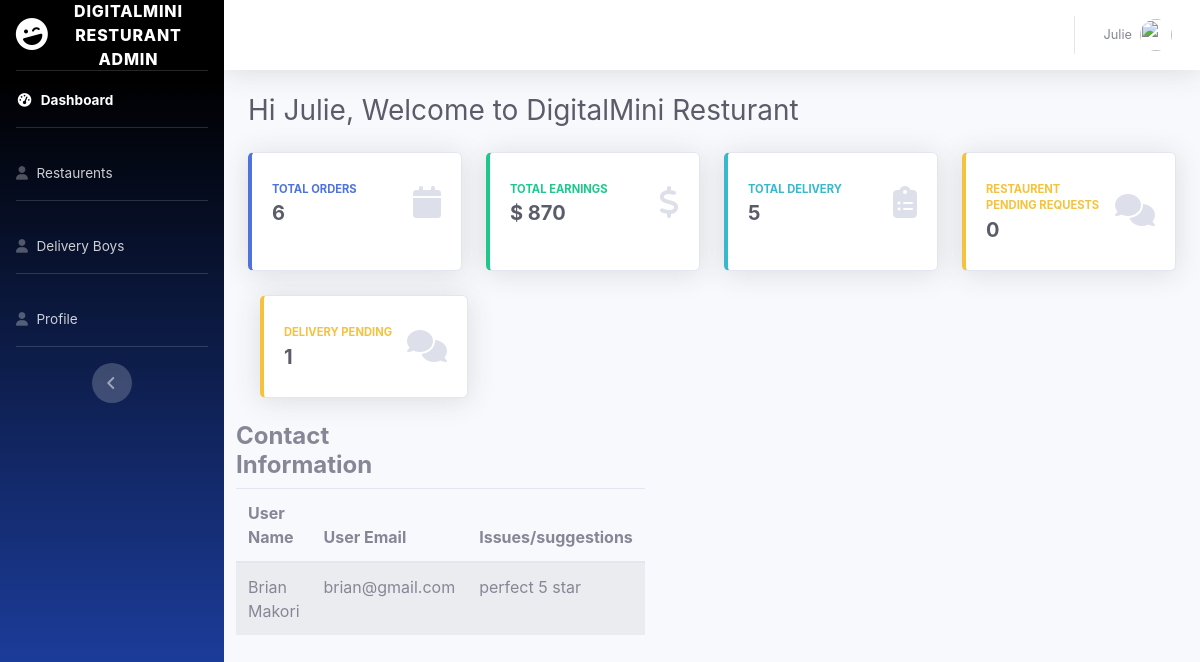
The page /admin/admin_index.php?signup=success (signed in) on the database its author committed.
### tables this page shows
CREATE TABLE `contact` (
  `id` int(11) NOT NULL,
  `username` varchar(30) NOT NULL,
  `email` varchar(45) NOT NULL,
  `textarea` text NOT NULL
);

### Admin/admin_index.php (the view, shortened to what this page needs)
<?php
 $sql = "SELECT * FROM foodorders ORDER BY orderid DESC;";
 $result = mysqli_query($con, $sql);
 $resultcheck = mysqli_num_rows($result);
 if ($resultcheck > 0) {
    $totalorder =  $resultcheck;
    $total = 0;
    while ($row = mysqli_fetch_assoc($result)) {
      $total += $row['totalprice'];
    }
  }
  $fire = "SELECT * FROM foodorders WHERE res_status = 'waiting';";
  $result = mysqli_query($con, $fire);
  $resultcheck = mysqli_num_rows($result);
  $q = "SELECT * FROM delivery WHERE delivery_status = 'delivered';";
  $results = mysqli_query($con, $q);
  $resultchecks = mysqli_num_rows($results);
  $deliveryresult = $resultchecks;
  $query = "SELECT * FROM delivery WHERE delivery_status = 'delivering';";
  $qresults = mysqli_query($con, $query);
  $qresultchecks = mysqli_num_rows($qresults);
  $qdeliveryresult = $qresultchecks;
?>
<!DOCTYPE html>
<html lang="en">
<head>
  <link href="css/sb-admin-2.min.css" rel="stylesheet">
</head>
<body id="page-top">
  <div id="wrapper">
    <ul class="navbar-nav bg-gradient-primary sidebar sidebar-dark accordion" id="accordionSidebar">
      <a class="sidebar-brand d-flex align-items-center justify-content-center" href="index.html">
        <div class="sidebar-brand-icon rotate-n-15">
          <i class="fas fa-laugh-wink"></i>
        </div>
        <div class="sidebar-brand-text mx-3">DigitalMini Resturant Admin</div>
      </a>
      <hr class="sidebar-divider my-0">
      <li class="nav-item active">
        <a class="nav-link" href="admin_index.php">
          <i class="fas fa-fw fa-tachometer-alt"></i>
          <span>Dashboard</span></a>
      </li>
      <hr class="sidebar-divider">
      <li class="nav-item">
        <a class="nav-link" href="admin_restaurent.php">
          <i class="fas fa-user"></i>
          <span>Restaurents</span></a>
      </li>
      <hr class="sidebar-divider">
      <li class="nav-item">
        <a class="nav-link" href="admin_dboy.php">
          <i class="fas fa-user"></i>
          <span>Delivery Boys</span></a>
      </li>
      <hr class="sidebar-divider">
      <li class="nav-item">
        <a class="nav-link" href="admin_profile.php">
          <i class="fas fa-user"></i>
          <span>Profile</span></a>
      </li>
      <hr class="sidebar-divider">
      <div class="text-center d-none d-md-inline">
        <button class="rounded-circle border-0" id="sidebarToggle"></button>
      </div>
    </ul>
    <div id="content-wrapper" class="d-flex flex-column">
      <div id="content">
        <nav class="navbar navbar-expand navbar-light bg-white topbar mb-4 static-top shadow">
          <ul class="navbar-nav ml-auto">
            <li class="nav-item dropdown no-arrow">
              <a class="nav-link dropdown-toggle" href="#" id="userDropdown" role="button" data-toggle="dropdown" aria-haspopup="true" aria-expanded="false">
                <span class="mr-2 d-none d-lg-inline text-gray-600 small"><?php echo $_SESSION['ad_uname']; ?></span>
                <img class="img-profile rounded-circle" src="https://source.unsplash.com/QAB-WJcbgJk/60x60">
              </a>
            </li>
          </ul>
        </nav>
        <div class="container-fluid">
          <h1 class="h3 mb-4 text-gray-800">Hi <?php echo $_SESSION['ad_uname']; ?>, Welcome to DigitalMini Resturant</h1>
          <div class="row">
            <div class="col-xl-3 col-md-6 mb-4">
              <div class="card border-left-primary shadow h-100 py-2">
                <div class="card-body">
                  <div class="row no-gutters align-items-center">
                    <div class="col mr-2">
                      <div class="text-xs font-weight-bold text-primary text-uppercase mb-1">Total Orders</div>
                      <div class="h5 mb-0 font-weight-bold text-gray-800"><?php echo $totalorder; ?></div>
                    </div>
                    <div class="col-auto">
                      <i class="fas fa-calendar fa-2x text-gray-300"></i>
                    </div>
                  </div>
                </div>
              </div>
            </div>
            <div class="col-xl-3 col-md-6 mb-4">
              <div class="card border-left-success shadow h-100 py-2">
                <div class="card-body">
                  <div class="row no-gutters align-items-center">
                    <div class="col mr-2">
                      <div class="text-xs font-weight-bold text-success text-uppercase mb-1">Total Earnings</div>
                      <div class="h5 mb-0 font-weight-bold text-gray-800">&#36; <?php echo $total; ?></div>
                    </div>
                    <div class="col-auto">
                      <i class="fas fa-dollar-sign fa-2x text-gray-300"></i>
                    </div>
                  </div>
                </div>
              </div>
            </div>
            <div class="col-xl-3 col-md-6 mb-4">
              <div class="card border-left-info shadow h-100 py-2">
                <div class="card-body">
                  <div class="row no-gutters align-items-center">
                    <div class="col mr-2">
                      <div class="text-xs font-weight-bold text-info text-uppercase mb-1">Total Delivery</div>
                      <div class="row no-gutters align-items-center">
                        <div class="col-auto">
                          <div class="h5 mb-0 mr-3 font-weight-bold text-gray-800"><?php echo $deliveryresult; ?></div>
                        </div>
                      </div>
                    </div>
                    <div class="col-auto">
                      <i class="fas fa-clipboard-list fa-2x text-gray-300"></i>
                    </div>
                  </div>
                </div>
              </div>
            </div>
            <div class="col-xl-3 col-md-6 mb-4">
              <div class="card border-left-warning shadow h-100 py-2">
                <div class="card-body">
                  <div class="row no-gutters align-items-center">
                    <div class="col mr-2">
                      <div class="text-xs font-weight-bold text-warning text-uppercase mb-1">Restaurent Pending Requests</div>
                      <div class="h5 mb-0 font-weight-bold text-gray-800"><?php echo $resultcheck; ?></div>
                    </div>
                    <div class="col-auto">
                      <i class="fas fa-comments fa-2x text-gray-300"></i>
                    </div>
                  </div>
                </div>
              </div>
            </div>
          </div>
            <div class="col-xl-3 col-md-6 mb-4">
              <div class="card border-left-warning shadow h-100 py-2">
                <div class="card-body">
                  <div class="row no-gutters align-items-center">
                    <div class="col mr-2">
                      <div class="text-xs font-weight-bold text-warning text-uppercase mb-1">Delivery Pending</div>
                      <div class="h5 mb-0 font-weight-bold text-gray-800"><?php echo $qdeliveryresult; ?></div>
                    </div>
                    <div class="col-auto">
                      <i class="fas fa-comments fa-2x text-gray-300"></i>
                    </div>
                  </div>
                </div>
              </div>
            </div>
          </div>
          <div class="col-xl-3 col-md-6 mb-4">
            <h4><strong>Contact Information</strong></h4>
            <?php
            $sql = "SELECT * FROM contact LIMIT 10;";
            $result = mysqli_query($con, $sql);
            $resultcheck = mysqli_num_rows($result);
            if ($resultcheck > 0) {
            ?>
            <table class="table table-responsive-md table-striped">
              <thead>
                <tr>
                  <th>User Name</th>
                  <th>User Email</th>
                  <th>Issues/suggestions</th>
                </tr>
              </thead>
              <tbody>
                <?php
                  while ($row = mysqli_fetch_assoc($result)) {
                ?>
                <tr>
                  <td><?php echo $row['username']; ?></td>
                  <td><?php echo $row['email']; ?></td>
                  <td><?php echo $row['textarea']; ?></td>
                </tr>
                <?php
                  }
                ?>
              </tbody>
            </table>
            <?php
            } else {
                    echo "<p class='alert alert-primary'>No message Yet</p>";
                  }
            ?>
          </div>
        </div>
      </div>
    </div>
</body>
</html>

### rows shown on the page
contact: username "Brian Makori", email "brian@gmail.com", textarea "perfect 5 star"

### other values the page prints
$_SESSION['ad_uname'] "Julie"
$totalorder "6"
$total "870"
$deliveryresult "5"
$resultcheck "0"
$qdeliveryresult "1"
